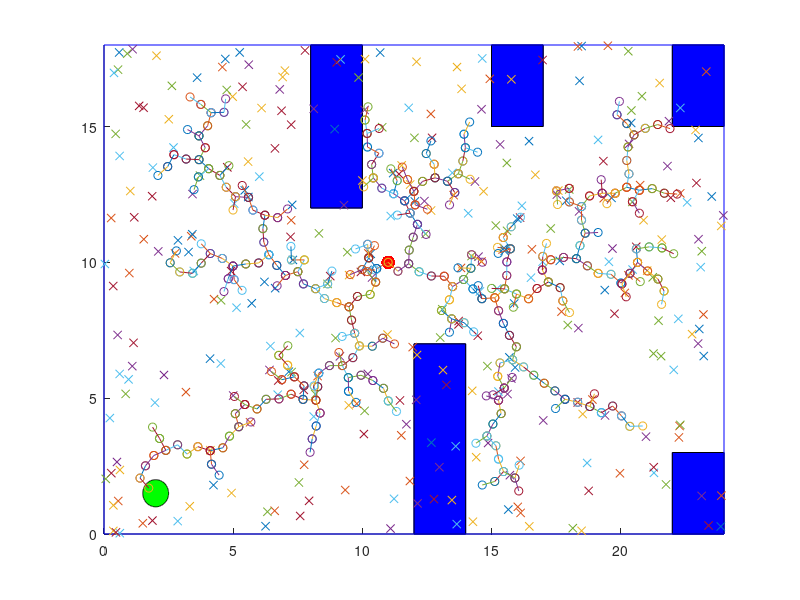

Write MATLAB code to recreate this figure. (Note: this script raises an error after producing the figure.)
clear;
clc;
 
k = [11, 10]; %Start point
scatter(k(1), k(2),100,'r','filled')
hold on

side1 = 24;
side2 = 18; %lengths of rectangle grid

lineSize = 0.5; %The length of the line connecting nodes
pointHistory(1,:) = k; %column vector that records all node points

%Obstacles-----------------------------------------------------

x_obs = [8, 10,  10, 8, 8]; 
y_obs = [18, 18, 12, 12, 18];

plot( x_obs, y_obs, 'b')
fill(x_obs,y_obs,'b');
hold on

x_obs2 = [12, 14,  14, 12, 12]; 
y_obs2 = [7, 7, 0, 0, 7];

plot( x_obs2, y_obs2, 'b')
fill( x_obs2, y_obs2, 'b')
hold on

x_obs3 = [22, 24,  24, 22, 22]; 
y_obs3 = [3, 3, 0, 0, 3];

plot( x_obs3, y_obs3, 'b')
fill( x_obs3, y_obs3, 'b')
hold on

x_obs4 = [15, 17,  17, 15, 15]; 
y_obs4 = [18, 18, 15, 15, 18];

plot( x_obs4, y_obs4, 'b')
fill( x_obs4, y_obs4, 'b')
hold on

x_obs5 = [22, 24,  24, 22, 22]; 
y_obs5 = [18, 18, 15, 15, 18];

plot( x_obs5, y_obs5, 'b')
fill( x_obs5, y_obs5, 'b')
hold on
%Creating grid-------------------------------------------------------------------------------
x_grid = [0 0 24 24 0]
y_grid = [0 18 18 0 0]
plot(x_grid,y_grid, 'b')
axis([0 24 0 18])
hold on

%------------------------------------------------------------------------------------------

%Creating the end goal circle------------------------------------------
x_center = 2;
y_center = 1.5;
radius = 0.5;


theta = 0:0.01:2*pi;

x_goal = radius *cos(theta) + x_center;
y_goal = radius *sin(theta) + y_center;

fill(x_goal,y_goal,'g');
hold on
%---------------------------------------------------------------
done = false; % start iteration with assumption that the goal has not been reached in the first iteration

i = 1; %iteration variable
while done == false
    
    
    
    
    if (i == 1) %takes care of first iteration
        
        q_rx = side1*rand(1); % generating a random node with constraints with respect to the grid dimensions
        q_ry = side2*rand(1);
        
        q = [q_rx, q_ry]; % placing the (x,y) coordinates of the random node in a vector
        
        plot(q_rx,q_ry, "-x"); %plotting the random point ONLY FOR DEBUGGING PURPOSES
        hold on
        
        v = q - k; %gets a vector pointing in the direction from start point K to random node q
        
        
        v_unit = v./norm(v); %creating a unit vector that points in the direction of v
        
        t = v_unit.*lineSize; %scaling the vector with the necessary length "linesize"
        newPoint = k + t; % creates a vector pointing from k to q with length "linesize"
        
        
        
        x = [k(1) newPoint(1)]; %storing the x coordinates of k and newpoint
        y = [k(2) newPoint(2)]; %storing the y coordinates of k and newpoint
        
        scatter(x,y); %plots the points of "x" and "y" as circles on the grid
        hold on %necessary for overlaying the points
        line(x,y) %creates a line connecting k and newpoint using the "x" and "y" vectors
        
        
        %   k = newPoint; might not be needed
        pointHistory(i+1,:) = newPoint; %inserts the new node coordinates into pointHistory
        
        s_node(1,1) = 1; %setting the parent node
        t_node(1,1) = 1;
        s_node(1,2) = 1; %connecting the parent and newly created node
        t_node(1,2) = 2;
        
       
        
        
    end
    
    if (i > 1) %takes care of all other
      Collision = true;
        
        while (Collision == true) %loop that iterates if a new node point is in an obstacle
            q_rx = side1*rand(1); % generating a random node with constraints with respect to the grid dimensions
            q_ry = side2*rand(1);
            
            q = [q_rx, q_ry]; % placing the (x,y) coordinates of the random node in a vector
            
            plot(q_rx,q_ry, "-x"); %plotting the random point ONLY FOR DEBUGGING PURPOSES
            hold on
            
            
            direction = q - pointHistory; %gets the directional vectors of all node points in "pointHistory" with respect to a new random node q
            
            for m = 1: length(direction) %for loop that calculates the magnitude of each directional vector in "direction" and stores it.
                distance(m,:) = norm(direction(m,:));
            end
            
            [a,b] = min(distance); %after for loop is complete, "a" stores the minimal value in the "distance" vector. "b" stores the index of the minimum value as it appears in the "distance" vector
            %since, "b" is the index of the minimum value and "pointHistory" shares the same indices as "distance", we have now located the nearest node.
            
            v = q - pointHistory(b,:); %gets a vector pointing in the direction from the nearest node to the new random q node
            v_unit = v./norm(v); %creating a unit vector that points in the direction of v
            
            t = v_unit.*lineSize; %scaling the vector with the necessary length "linesize"
            newPoint = pointHistory(b,:) + t; % creates a vector pointing from nearest node to q with length "linesize"
            
            if (inpolygon(newPoint(1,1),newPoint(1,2),x_obs,y_obs) == false && inpolygon(newPoint(1,1),newPoint(1,2),x_obs2,y_obs2) == false && inpolygon(newPoint(1,1),newPoint(1,2),x_obs3,y_obs3) == false && inpolygon(newPoint(1,1),newPoint(1,2),x_obs4,y_obs4) == false && inpolygon(newPoint(1,1),newPoint(1,2),x_obs5,y_obs5) == false) %conditional statement that checks if a newly created node is inside an obstacle
                Collision = false;
                x = [pointHistory(b,1) newPoint(1)]; %storing the x coordinates of nearest node and newpoint
                y = [pointHistory(b,2) newPoint(2)]; %storing the y coordinates of nearest node and newpoint
                
                scatter(x,y);  %plots the points of "x" and "y" as circles on the grid
                hold on %necessary for overlaying the points
                line(x,y) %creates a line connecting k and newpoint using the "x" and "y" vectors
                pause(0.005) %Used to see the plot in real time
                
                
                % k = newPoint;
                pointHistory(i+1,:) = newPoint; %inserts the new node coordinates into pointHistory
                
                %tracking the nodes and connecting them
                s_node(1, i + 1) = b; %s_node tracks the nearest node
                t_node(1, i + 1) = i + 1; %t_node tracks the newly created node
             
                
            end
            
            
            
            
        end
        
    end
    
    
    
    
    
    if (inpolygon(pointHistory(i+1,1), pointHistory(i+1,2), x_goal, y_goal)) %checks if the new node lies within the goal
        done = true; %goal is reached, breaks while loop
    end
    
    i = i+1;
    
    
    
    
    
end


x_node = transpose(pointHistory(:,1)); %getting the x coordinates of all the nodes for plotting

y_node = transpose(pointHistory(:,2)); %getting the y coordinates of all the nodes for plotting


G = graph(s_node, t_node); %creating a node graph

figure
x_grid = [0 0 24 24 0] %MIGHT BE GOOD TO CREATE A PLOTTING FUNCTION
y_grid = [0 18 18 0 0]
plot(x_grid,y_grid, 'b')
axis([0 24 0 18])
p = plot(G, 'XData',x_node, 'YData', y_node)%plotting the node graph and getting the shortest path
[path1,d] = shortestpath(G,1,i);
highlight(p,path1,'EdgeColor','g')
